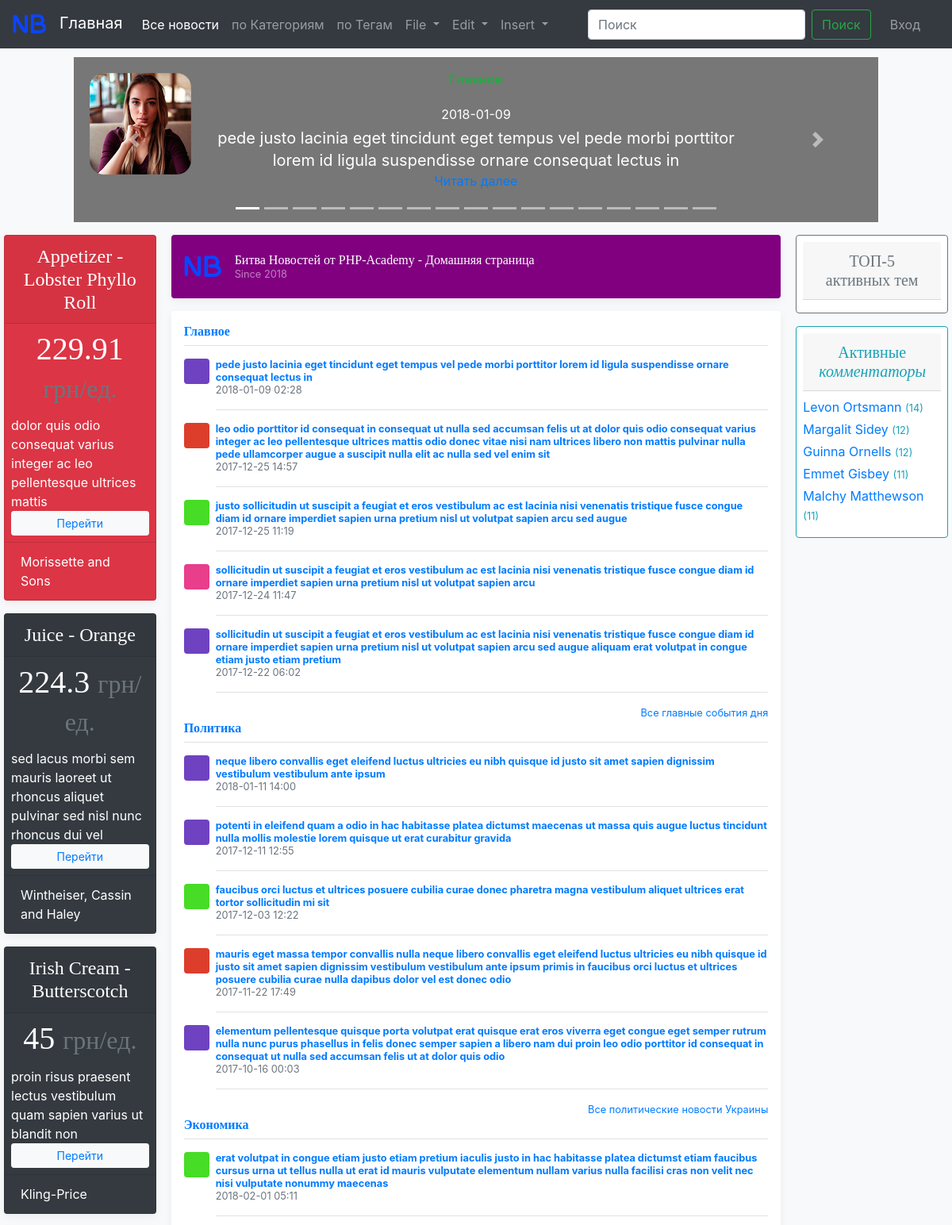
The page / (upper part) on the database its author committed.
### tables this page shows
CREATE TABLE `news` (
  `id` bigint(10) unsigned NOT NULL AUTO_INCREMENT,
  `title` varchar(400) NOT NULL,
  `content` text NOT NULL,
  `date_created` timestamp NOT NULL DEFAULT CURRENT_TIMESTAMP,
  `author` varchar(200) DEFAULT NULL,
  `source_ref` varchar(200) DEFAULT NULL,
  `image_cap` varchar(200) DEFAULT NULL,
  `hits_cnt` smallint(6) DEFAULT '0',
  `active` tinyint(1) unsigned NOT NULL DEFAULT '0',
  PRIMARY KEY (`id`),
  KEY `news_date_created_idx` (`date_created`)
);

CREATE TABLE `site_ads` (
  `id` smallint(5) unsigned NOT NULL AUTO_INCREMENT,
  `product` varchar(50) NOT NULL,
  `description` text,
  `price` float NOT NULL DEFAULT '0',
  `seller` varchar(100) DEFAULT NULL,
  `ref` varchar(200) DEFAULT NULL,
  `active` tinyint(1) unsigned DEFAULT '1',
  PRIMARY KEY (`id`)
);

CREATE TABLE `categories` (
  `id` smallint(5) unsigned NOT NULL AUTO_INCREMENT,
  `title` varchar(50) NOT NULL,
  `description` text,
  `header` varchar(100) DEFAULT NULL,
  `restricted` tinyint(1) unsigned DEFAULT '0',
  `comments_moderated` tinyint(1) unsigned DEFAULT '0',
  `active` tinyint(1) unsigned NOT NULL DEFAULT '1',
  PRIMARY KEY (`id`),
  UNIQUE KEY `title` (`title`)
);

### views/default/categories/index.php (the view, shortened to what the rows shown need)
<?php
$category_arr = array_column($data['categories'], 'title', 'id');
$ads_cnt = 5;
$ads_bg_cnt = count($data['ads_background']);
?>
<div class="container">
    <div id="myCarousel" class="carousel slide mx-5" data-ride="carousel">
        <div class="carousel-inner">
            <? for ($i = 0; $i < count($data['news_in_categories']); $i += 5): ?>
                <div class="carousel-item<?= ($i == 0) ? ' active' : '' ?>">
                    <div class="container">
                        <div class="card-group">
                            <img class="card-img-overlay first-slide" src="/categories_img/default.png" alt="slide img">
                            <div class="carousel-caption d-none d-md-block card-body">
                                <div class="card-title">
                                    <strong class="d-inline-block mb-2 text-success"><?= $category_arr[$data['news_in_categories'][$i]['category_id']] ?>
                                    </strong>
                                </div>
                                <div class="mb-1"><?= DateTime::createFromFormat(
                                        'Y-m-d H:i:s',
                                        $data['news_in_categories'][$i]['date_created'])
                                        ->format('Y-m-d') ?></div>
                                <p class="card-text mb-auto"><?= $data['news_in_categories'][$i]['title'] ?></p>
                                <a href="<?= $router->
                                buildUri('news.view',
                                    [$data['news_in_categories'][$i]['id']]) ?>">Читать далее</a>
                            </div>
                        </div>
                    </div>
                </div>
            <? endfor; ?>
        </div>
    </div>
</div>
<div class="col-lg-2 px-1">
    <? $ads_rnd = array_rand($data['ads_data'], $ads_cnt);
    foreach ($ads_rnd as $ads) :
        $bg = $data['ads_background'][rand(0, $ads_bg_cnt - 1)];
        ?>
        <div class="card text-<?= ($bg == 'white' || $bg == 'light') ? 'dark' : 'white' ?> bg-<?= $bg ?> mb-3 box-shadow">
            <div class="card-header">
                <h4 class="my-0 font-weight-normal text-center"><?= $data['ads_data'][$ads]['product'] ?></h4>
            </div>
            <div class="card-body p-2">
                <h1 class="card-title text-center"><?= $data['ads_data'][$ads]['price'] ?>
                    <small class="<?= ($bg == 'secondary') ? '' : 'text-muted' ?>">грн/ед.</small>
                </h1>
                <span><?= $data['ads_data'][$ads]['description'] ?></span>
                <button type="button"
                        class="btn btn-sm btn-block<?= ($bg == 'white' || $bg == 'light') ? '' : ' btn-light' ?>"><a
                            href="<?= $data['ads_data'][$ads]['ref'] ?>" target="_blank">Перейти</a></button>
            </div>
            <div class="card-footer bg-transparent">
                <?= $data['ads_data'][$ads]['seller'] ?>
            </div>
        </div>
    <? endforeach; ?>
</div>
<div class="col-lg-8">
    <div class="my-3 p-3 bg-white rounded box-shadow">
        <? foreach ($data['categories'] as $category): ?>
            <h6 class="border-bottom border-gray pb-2 mb-0 text-capitalize">
                <strong>
                    <a href="<?= $router->buildUri('news.index', [$category['id']]) ?>"><?= $category['title'] ?></a>
                </strong>
            </h6>
            <?
            $news_filtered = \App\Entity\Category::filterArrayFromID(
                $data['news_in_categories'], 'category_id', $category['id']);
            foreach ($news_filtered as $news): ?>
                <div class="media text-muted pt-3">
                    <img alt="32x32" class="mr-2 rounded" style="width: 32px; height: 32px;"
                         src="/img/box<?= rand(1, 4) ?>.svg"
                         data-holder-rendered="true">
                    <p class="media-body pb-3 mb-0 small lh-125 border-bottom border-gray">
                        <strong class="d-block text-gray-dark">
                            <a href="<?= $router->buildUri('news.view', [$news['id']]) ?>"><?= $news['title'] ?></a></strong>
                        <?= DateTime::createFromFormat(
                            'Y-m-d H:i:s', $news['date_created'])
                            ->format('Y-m-d H:i') ?>
                    </p>
                </div>
            <? endforeach; ?>
            <small class="d-block text-right mt-3">
                <a href="<?= $router->buildUri('news.index', [$category['id']]) ?>">
                    Все <?= $category['description'] ?></a>
            </small>
        <? endforeach; ?>
    </div>
</div>

### rows shown on the page
news: date_created "2018-01-09", title "pede justo lacinia eget tincidunt eget tempus vel pede morbi porttitor lorem id ligula suspendisse ornare consequat lectus in", date_created "2018-01-09 02:28"
site_ads: product "Appetizer - Lobster Phyllo Roll", price "229.91", description "dolor quis odio consequat varius integer ac leo pellentesque ultrices mattis", seller "Morissette and Sons"
site_ads: product "Juice - Orange", price "224.3", description "sed lacus morbi sem mauris laoreet ut rhoncus aliquet pulvinar sed nisl nunc rhoncus dui vel", seller "Wintheiser, Cassin and Haley"
site_ads: product "Irish Cream - Butterscotch", price "45", description "proin risus praesent lectus vestibulum quam sapien varius ut blandit non", seller "Kling-Price"
categories: title "Главное", description "главные события дня"
news: title "leo odio porttitor id consequat in consequat ut nulla sed accumsan felis ut at dolor quis odio consequat varius integer ac leo pellentesque ultrices mattis odio donec vitae nisi nam ultrices libero non mattis pulvinar nulla pede ullamcorper augue a suscipit nulla elit ac nulla sed vel enim sit", date_created "2017-12-25 14:57"
news: title "justo sollicitudin ut suscipit a feugiat et eros vestibulum ac est lacinia nisi venenatis tristique fusce congue diam id ornare imperdiet sapien urna pretium nisl ut volutpat sapien arcu sed augue", date_created "2017-12-25 11:19"
news: shows a picture, title "sollicitudin ut suscipit a feugiat et eros vestibulum ac est lacinia nisi venenatis tristique fusce congue diam id ornare imperdiet sapien urna pretium nisl ut volutpat sapien arcu", date_created "2017-12-24 11:47"
news: title "sollicitudin ut suscipit a feugiat et eros vestibulum ac est lacinia nisi venenatis tristique fusce congue diam id ornare imperdiet sapien urna pretium nisl ut volutpat sapien arcu sed augue aliquam erat volutpat in congue etiam justo etiam pretium", date_created "2017-12-22 06:02"
categories: title "Политика", description "политические новости Украины"
news: title "neque libero convallis eget eleifend luctus ultricies eu nibh quisque id justo sit amet sapien dignissim vestibulum vestibulum ante ipsum", date_created "2018-01-11 14:00"
news: title "potenti in eleifend quam a odio in hac habitasse platea dictumst maecenas ut massa quis augue luctus tincidunt nulla mollis molestie lorem quisque ut erat curabitur gravida", date_created "2017-12-11 12:55"
news: title "faucibus orci luctus et ultrices posuere cubilia curae donec pharetra magna vestibulum aliquet ultrices erat tortor sollicitudin mi sit", date_created "2017-12-03 12:22"
news: title "mauris eget massa tempor convallis nulla neque libero convallis eget eleifend luctus ultricies eu nibh quisque id justo sit amet sapien dignissim vestibulum vestibulum ante ipsum primis in faucibus orci luctus et ultrices posuere cubilia curae nulla dapibus dolor vel est donec odio", date_created "2017-11-22 17:49"
news: title "elementum pellentesque quisque porta volutpat erat quisque erat eros viverra eget congue eget semper rutrum nulla nunc purus phasellus in felis donec semper sapien a libero nam dui proin leo odio porttitor id consequat in consequat ut nulla sed accumsan felis ut at dolor quis odio", date_created "2017-10-16 00:03"
categories: title "Экономика"
news: title "erat volutpat in congue etiam justo etiam pretium iaculis justo in hac habitasse platea dictumst etiam faucibus cursus urna ut tellus nulla ut erat id mauris vulputate elementum nullam varius nulla facilisi cras non velit nec nisi vulputate nonummy maecenas", date_created "2018-02-01 05:11"

### other values the page prints
__('header.homepage') "Главная"
__('header.all') "Все новости"
__('header.by_categories') "по Категориям"
__('header.by_tags') "по Тегам"
__('form.search') "Поиск"
__('nav-items.login') "Вход"
__('main.welcome') "Битва Новостей от PHP-Academy - Домашняя страница"
$topUsers['user_name'] "Levon Ortsmann"
$topUsers['comments_cnt'] "14"
$topUsers['user_name'] "Margalit Sidey"
$topUsers['comments_cnt'] "12"
$topUsers['user_name'] "Guinna Ornells"
$topUsers['user_name'] "Emmet Gisbey"
$topUsers['comments_cnt'] "11"
$topUsers['user_name'] "Malchy Matthewson"
